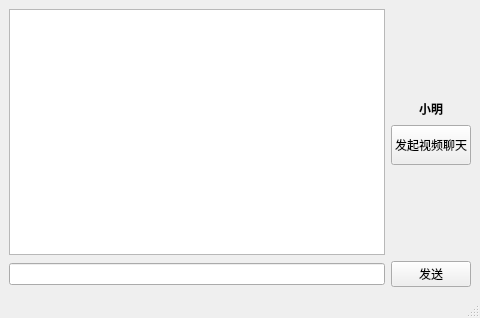
<?xml version="1.0" encoding="UTF-8"?>
<ui version="4.0">
 <class>MainWindow</class>
 <widget class="QMainWindow" name="MainWindow">
  <property name="geometry">
   <rect>
    <x>0</x>
    <y>0</y>
    <width>480</width>
    <height>318</height>
   </rect>
  </property>
  <property name="windowTitle">
   <string>PyChat</string>
  </property>
  <property name="windowIcon">
   <iconset theme=":/pic/logo.ico">
    <normalon>:/pic/logo.ico</normalon>
   </iconset>
  </property>
  <widget class="QWidget" name="centralwidget">
   <layout class="QGridLayout" name="gridLayout">
    <item row="1" column="0">
     <widget class="QTextBrowser" name="textBrowser"/>
    </item>
    <item row="2" column="6">
     <widget class="QPushButton" name="pushButton">
      <property name="text">
       <string>发送</string>
      </property>
     </widget>
    </item>
    <item row="2" column="0">
     <widget class="QLineEdit" name="lineEdit"/>
    </item>
    <item row="1" column="6">
     <layout class="QVBoxLayout" name="verticalLayout">
      <item>
       <spacer name="verticalSpacer_2">
        <property name="orientation">
         <enum>Qt::Vertical</enum>
        </property>
        <property name="sizeHint" stdset="0">
         <size>
          <width>20</width>
          <height>40</height>
         </size>
        </property>
       </spacer>
      </item>
      <item>
       <widget class="QLabel" name="label">
        <property name="minimumSize">
         <size>
          <width>0</width>
          <height>20</height>
         </size>
        </property>
        <property name="font">
         <font>
          <family>Adobe Arabic</family>
          <weight>75</weight>
          <bold>true</bold>
         </font>
        </property>
        <property name="text">
         <string>小明</string>
        </property>
        <property name="alignment">
         <set>Qt::AlignCenter</set>
        </property>
        <property name="indent">
         <number>0</number>
        </property>
        <property name="openExternalLinks">
         <bool>false</bool>
        </property>
       </widget>
      </item>
      <item>
       <widget class="QPushButton" name="pushButton_2">
        <property name="minimumSize">
         <size>
          <width>0</width>
          <height>40</height>
         </size>
        </property>
        <property name="text">
         <string>发起视频聊天</string>
        </property>
       </widget>
      </item>
      <item>
       <spacer name="verticalSpacer">
        <property name="orientation">
         <enum>Qt::Vertical</enum>
        </property>
        <property name="sizeHint" stdset="0">
         <size>
          <width>20</width>
          <height>20</height>
         </size>
        </property>
       </spacer>
      </item>
     </layout>
    </item>
   </layout>
  </widget>
  <widget class="QMenuBar" name="menubar">
   <property name="geometry">
    <rect>
     <x>0</x>
     <y>0</y>
     <width>480</width>
     <height>18</height>
    </rect>
   </property>
  </widget>
  <widget class="QStatusBar" name="statusbar"/>
 </widget>
 <resources>
  <include location="apprcc.qrc"/>
 </resources>
 <connections/>
</ui>
